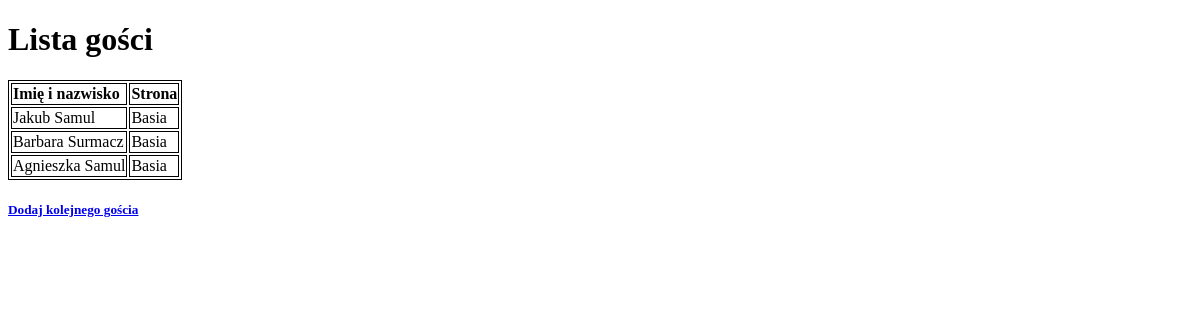
The app's page /guestslist/ (signed in), older data.
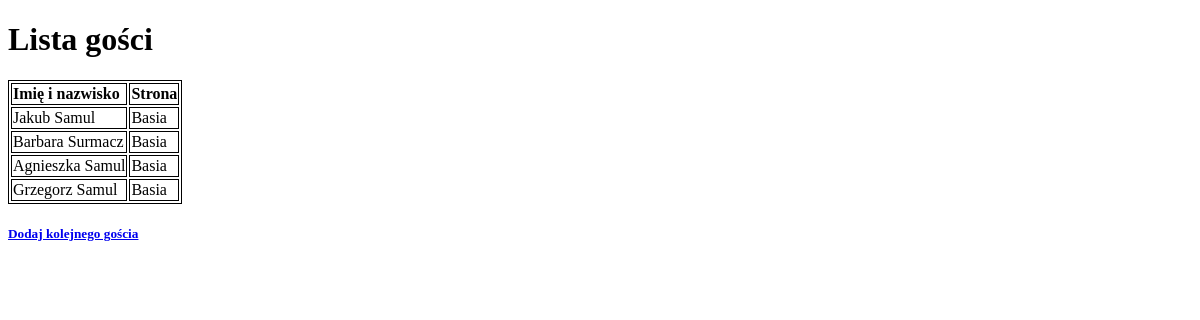
The same page, newer data.
### love/models.py (models this page shows, shortened)
class Guests(models.Model):
    name = models.CharField(max_length=200)
    surname = models.CharField(max_length=200)
    CHOICE_SIDE = [('K', 'Jakub'), ('B', 'Barbara')]
    choice = ''
    side = models.CharField(max_length=2, choices=CHOICE_SIDE, default=choice)

### love/views.py (the view)
# urls.py: path('guestslist/', GuestListView.as_view(), name='guests-list')
@method_decorator(login_required, name="dispatch")
class GuestListView(ListView):
    model = Guests
    template_name = 'guests_list.html'

### love/templates/guests_list.html (shortened to what this page needs)
<!doctype html>
<html lang="en">
<head>
</head>
<body>
<h1>Lista gości</h1>
    <table>
    <tr>
        <td><b>Imię i nazwisko</b></td>
        <td><b>Strona</b></td>
    </tr>
    {% for guest in guests_list %}
        <tr>
            <td>{{ guest.name }} {{ guest.surname }}</td>
            <td>
                {% if guest.side == '1' %} Kuba
                {% else %} Basia
            </td>
            {% endif %}
        </tr>
    {% endfor %}
    </table>
<h5><a href={% url "guest" %}>Dodaj kolejnego gościa</a> </h5>
</body>
</html>

Row changes from the older to the newer data that the page shows:
added Guests: name "Grzegorz", surname "Samul", side "Basia"
